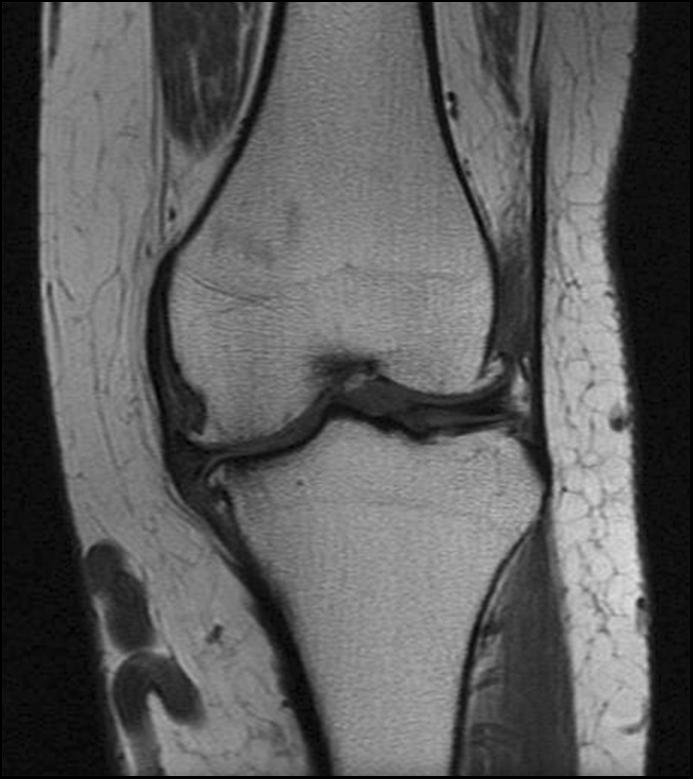
#> input picture lab_12/knee.png, 693 x 779 px
$ jupyter execute 12_segmentation.ipynb
#> lines starting #> are read from the running program, lines starting #| are printed output that depends on the picture; after the words box and inside, x2 and y2 are one past the last pixel; in counts of white or black regions, pixels touching at a corner belong together
# Segmentacja obrazów

## Cel ćwiczenia
- zapoznanie z metodami segmentacji obrazów:
    - segmentacją przez rozrost,
    - segmentacją przez podział i scalanie.
- zadanie domowe: segmentacja z wykorzystaniem wododziałów morfologicznych.

## Wstęp

W ramach dotychczas wykonanych ćwiczeń poznaliśmy segmentację z wykorzystaniem binaryzacji (progowania) - tj. na podstawie jasności (koloru) poszczególnych pikseli.
Wykonaliśmy dwa warianty metody: globalny i lokalny oraz przetestowaliśmy różne podejścia do automatycznego wyznaczania progu bianryzacji (iteracyjne oraz Otsu).

#Ponadto poznaliśmy możliwość segmentacji na podstawie krawędzi z wykorzystaniem transformaty Hough'a.

W tym ćwiczeniu poznamy dwie inne metody podziału obrazu na fragmenty:
-  segmentację przez rozrost obszaru (ang. *region growing*),
- segmentację przez podział i scalanie (ang. *split and merge*).

## Podstawy

Niech $R$ oznacza obszar równy całemu analizowanemu obrazowi.
Segmentację możemy uznać za proces podziału $R$ na $n$ podobszarów $R_1,R_2,...,R_n$ takich że:
1. $\cup_{i=1}^n R_i = R$
- $R_i$ - składa się z połączonych ze sobą pikseli,
- $R_i \cap R_j = \varnothing $ dla wszystkich $i$ i $j$,$ i \neq j$,
- $Q(R_i) = TRUE$ dla $i = 1,2,...n$
- $ Q(R_i \cup R_j) = FALSE$ dla każdych sąsiednich $R_i$ i $R_j$.

gdzie: symbole $\cup$ i $\cap$ oznaczają odpowiednio sumę i iloczyn zbiorów, a $Q$ jest pewnym predykatem.

Punkt *1* oznacza, że segmentacja musi być kompletna tj. każdy piksel powinien zostać przyporządkowany do jakiegoś zbioru.

Punkt *2* oznacza, że piksele w ramach jednego podobszaru muszą być ze sobą połączone (na zasadzie sąsiedztwa 4 lub 8 punktowego).

Punkt *3* oznacza, że dowolne różne podobszary muszą być rozłączne.

Punkt *4* oznacza, że wszystkie piksele będące w ramach jednego podobszaru muszą spełniać pewną własność. Przykładowo może to być ten sam lub podobny odcień szarości.

Punkt *5* oznacza, że dwa sąsiednie podobszary muszą być różne w sensie predykatu Q (inaczej powinny zostać uznane za ten sam podobszar).

## Segmentacja przez rozrost obszaru

Pomysł jest następujący.
Wybieramy (jak ? - o tym później) piksele startowe (ang. *seed*) i od nich zaczynamy segmentację.
Odbywa się ona na zasadzie sprawdzania czy sąsiednie piksele (sąsiedztwo 4 lub 8 punktowe) są podobne do centralnego pod względem jakieś cechy (predykatu $Q$).
Jeśli tak to oznaczane są jako należące do tej samej klasy co piksel centralny.
Ponadto stają się one kolejnymi punktami startowymi metody.
Zatem procedura ma charakter rekurencyjny.

Wybór punktów startowych może być podyktowany charakterem problemu (przykładowo wiemy gdzie na pewno zaczynają się obiekty).
W ogólnym przypadku trzeba założyć, że pikselem startowym może być każdy piksel, co oczywiście wpływa na złożoność metody.

Kolejnym problemem jest wybór kryterium stopu tj. kiedy nasza procedura rekurencyjna ma się zakończyć.
Dla danego podobszaru będzie to moment, kiedy nie istnieją już piksele, które można do  niego dołączyć.

Warto w tym miejscu zwrócić uwagę, że stosowanie ''sztywnego'' warunku - np. różnica jasności pomiędzy pikselem centralnym, a analizowanym jest mniejsza niż 5 - może często dać niepożądane wyniki, gdyż nie uwzględnia pewnych lokalnych właściwości.
Przykładowo, może się okazać, że jeśli na obrazie występuje niewielki gradient to za należące do tego samego obszaru uznane zostaną piksele o zupełnie różnych jasnościach.
Możliwa jest też sytuacja odwrotna.
Duże zróżnicowanie wartości na obrazie spowoduje zbyt duże ''poszarpanie'' wykrytych obszarów.

Jednym z możliwych rozwiązań jest uzależnienie kryterium podobieństwa (predykatu $Q$) od własności obrazu np. średniej jasności w obrębie danego obszaru.
Można również dodać inne kryteria np. kształt podobszaru itp.

Uwaga. Pojęcie segmentacja przez rozrost to pewna **koncepcja** podejścia do segmentacji, a nie konkretna metoda.
Na etapie projektowania algorytmu należy skupić się na konstrukcji kryterium podobieństwa (tj. co i jak ma być ze sobą porównywane) oraz ewentualnym uzupełnianiu metody o dodatkowe kryteria.

## Zadanie: zaprojektować system segmentacji wybranej struktury na obrazie MRI (np. stawu kolanowego).
Punkt startowy wyznaczany będzie ''ręcznie'' (poprzez kliknięcie na obrazie).

1. Wczytaj obraz *knee.png* (w skali szarości) - MRI stawu kolanowego. Wyświetl go. Załóżmy, że chcemy dokonać segmentacji górnej kości. Przyjęliśmy, że punkt startowy metody wyznaczany będzie w sposób ręczny. Przykładowy punkt startowy:
```
X = 290
Y = 259
```

2. Metodę zaimplementujemy z wykorzystaniem stosu.
   Uwaga. Podany poniżej opis jest tylko jedną z możliwych realizacji (niekoniecznie najlepszą).
   Na początek tworzymy dwie macierze o rozmiarach takich jak analizowany obraz.
   W jednej będziemy zapisywać odwiedzone lokalizacje (`visited` - typ *boolean*), a w drugiej rezultaty segmentacji (`segmented`).
   Obie macierze tworzymy wypełnione zerami (funkcja `np.zeros`).
   Tworzymy też stos - w Python to po prostu ''pusta lista''.

3. W pierwszym kroku metody na stos (`stack.append`) odkładamy współrzędne wybranego przez użytkowania piksela.
   Oznaczamy go również jako odwiedzony (macierz *visited*) i zaliczony do obiektu (macierz *segmented*).

4. Pozostałe działanie odbywać się będzie w pętli `while`, której warunkiem stopu jest brak elementów na stosie (`len(stack)>0`).
 W iteracji należy pobrać współrzędne piksela ze stosu.
  Następnie sprawdzamy, czy dla tego piksela można określić kontekst o rozmiarze $ 3 \times 3$ tj. czy ma wszystkich sąsiadów.
  Uwaga. Przyjmujemy tutaj uproszczenie - nie segmentujemy brzegu obrazka (ramki o szerokości 1 piksela).

5. W kolejnym kroku rozpisujemy pętlę po otoczeniu $3 \times 3$ (x2 `for`).
   Wewnątrz obliczamy odległość pomiędzy pikselem centralnym, a każdym z kontekstu.
   Przyjmijmy, że będzie to moduł z różnicy jasności.
   Jeśli wartość modułu będzie mniejsza od zdefiniowanego progu (proszę przyjąć jako początkową wartość 4) oraz rozpatrywany piksel nie był wcześniej odwiedzany to oznaczamy go jako należący do obiektu oraz jego współrzędne ''odkładamy'' na stosie.
   Uwaga. Pierwsza część warunku logicznego to nasz predykat Q.
   Za piksele podobne uznajemy takie, których różnica w jasności jest mniejsza niż zadany próg.
   Niezależnie od wyniku testu oznaczamy piksel jako odwiedzony (żeby wielokrotnie nie analizować tych samych lokalizacji).

6. Poza pętlą `while` proszę wyświetlić rezultat segmentacji.
   Czy wyniki są poprawne ?
   Proszę poeksperymentować z wartością progu.

[cell 1]
import os
import cv2
import matplotlib.pyplot as plt
import numpy as np
import os
import requests

url = 'https://raw.githubusercontent.com/vision-agh/poc_sw/master/12_Segmentation/'

images = []
fileNames = ["knee.png", "umbrella.png"]
for fileName in fileNames:
  if not os.path.exists(fileName):
      r = requests.get(url + fileName, allow_redirects=True)
      open(fileName, 'wb').write(r.content)
  img = cv2.imread(fileName, cv2.IMREAD_GRAYSCALE)
#> img is the input picture: shape (779, 693); min 0, max 225, mean 91.7
  images.append(img)
#> pass 2 of the loop `for fileName in fileNames:`:
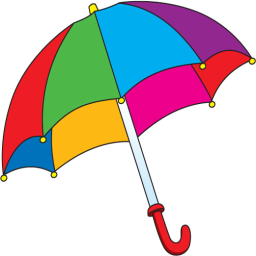
#> input picture lab_12/umbrella.png, 256 x 256 px
#> `img = cv2.imread(fileName, cv2.IMREAD_GRAYSCALE)`:
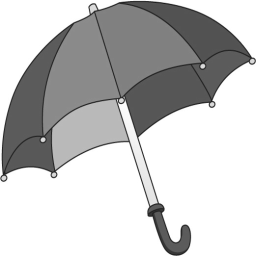
#> img: shape (256, 256); min 29, max 255, mean 195.6

[cell 2]
def segmentation(image, threshold, start_point):
#> called with threshold = 4, start_point = (259, 290)
    rows, cols = image.shape
#> rows = 779; cols = 693
    segmented = np.zeros((rows, cols), dtype=np.uint8)
    visited = np.zeros((rows, cols), dtype=bool)

    stack = []

    if not (1 <= start_point[0] < rows-1 and 1 <= start_point[1] < cols-1):
        raise ValueError("out of bounds")

    stack.append(start_point)
    visited[start_point] = True
    segmented[start_point] = 255

    offsets = [(-1, -1), (-1, 0), (-1, 1),
               ( 0, -1),          ( 0, 1),
               ( 1, -1), ( 1, 0), ( 1, 1)]

    while len(stack) > 0:
        curr_y, curr_x = stack.pop()

        for dy, dx in offsets:
            ny, nx = curr_y + dy, curr_x + dx

            if 1 <= ny < rows - 1 and 1 <= nx < cols - 1:

                if not visited[ny, nx]:
                    visited[ny, nx] = True

                    diff = abs(int(image[ny, nx]) - int(image[curr_y, curr_x]))

                    if diff <= threshold:
                        segmented[ny, nx] = 255
                        stack.append((ny, nx))
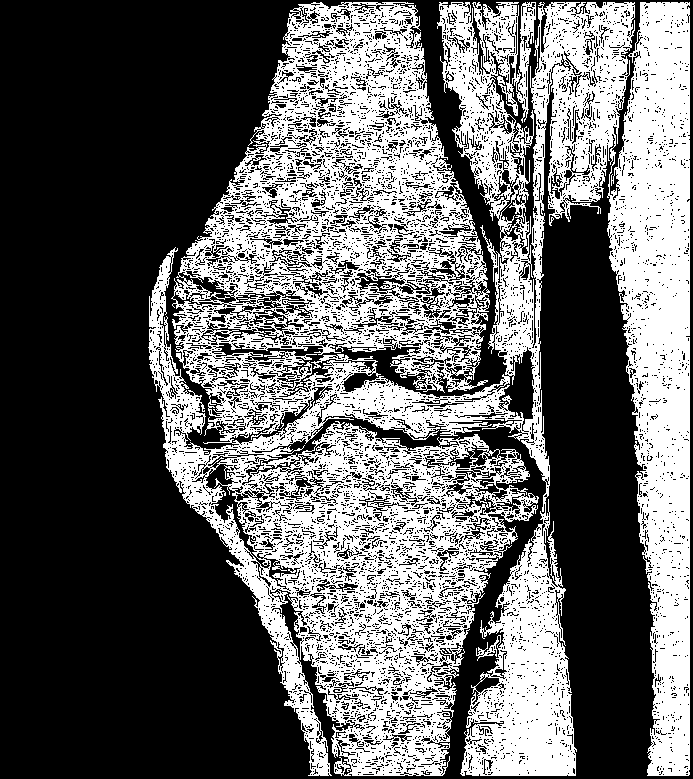
#> segmented: shape (779, 693); 39.7% white; 1 white region, box (x1, y1, x2, y2) and area: (148, 2, 690, 776) 214056
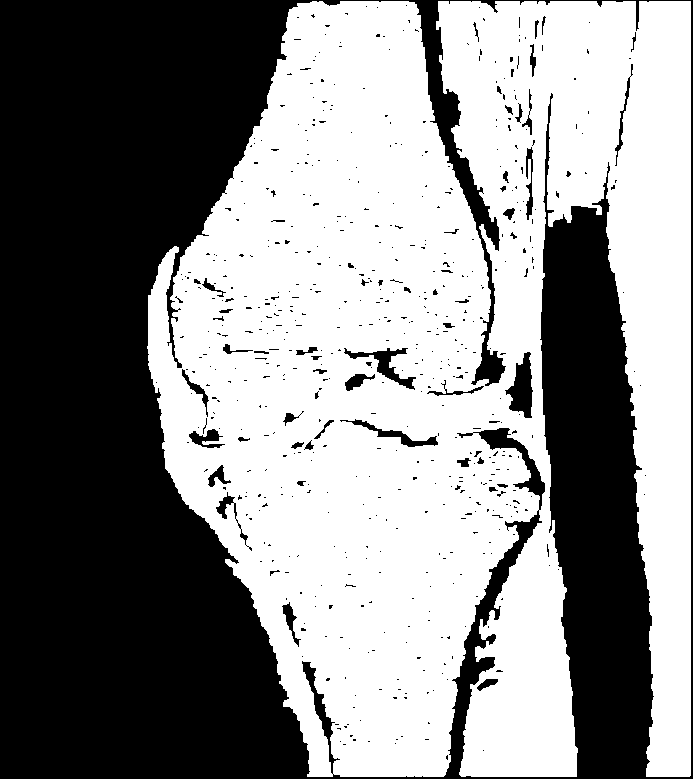
#> visited: shape (779, 693) bool; 54.5% white; 603 black regions (545 under 20 px), largest, box (x1, y1, x2, y2) and area: (0, 0, 693, 779) 236721, (505, 352, 533, 418) 1022, (344, 348, 416, 390) 770
#> after the loop, stack = []

    return segmented


start_node = (259, 290)

segmented_img = segmentation(images[0], threshold=4, start_point=start_node)

fig, axes = plt.subplots(1, 2, figsize=(10, 5))
axes[0].imshow(images[0], cmap='gray')
axes[0].set_title('Oryginał')
axes[0].plot(start_node[1], start_node[0], 'r.', markersize=5)

axes[1].imshow(segmented_img, cmap='gray')
axes[1].set_title('Segmentacja (Region Growing)')
plt.show()
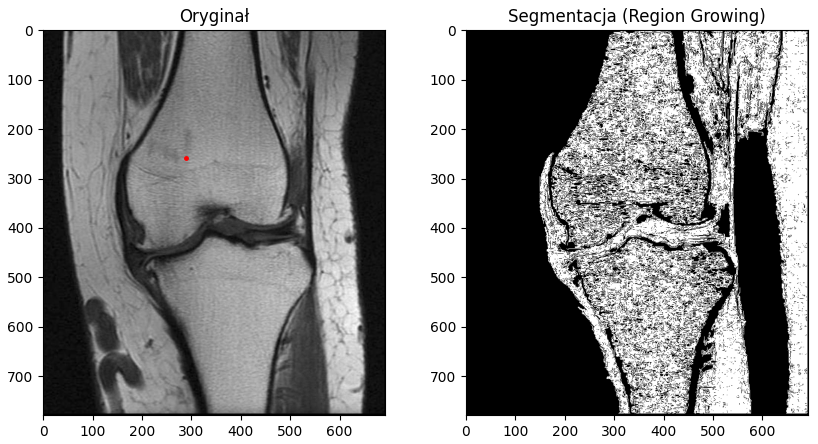
#> figure drawn by matplotlib, 2 panels

1. Powyższy przykład ukazuje wspomniany wcześniej problem z ''globalnym'' podejściem do predykatu Q.
  Jeśli próg będzie mały, to wyznaczymy jedynie niewielki fragment kości.
  Natomiast zwiększenie progu skutkuje segmentacją nadmiarową.
  Mówiąc kolokwialnie, na obrazie znajdzie się ''ścieżka'' po której możliwe jest przejście od obszaru jasnego do ciemnego nie ''łamiąc'' progu odległości pomiędzy sąsiednimi pikselami.

2. Aby zaradzić powyższemu problemowi, można za kryterium podobieństwa przyjąć, nie różnicę jasności względem piksela centralnego, a od globalnie wyznaczonego i aktualizowanego progu.
  W najprostszym przypadku może to być średnia jasność w wyznaczonym obszarze.
  W celu implementacji mechanizmu wystarczy dodać dwie zmienne: średnią ($mV$) oraz licznik pikseli uznanych za należące do obiektu ($nS$).
  Przy każdym zdjęciu ze stosu licznik jest zwiększany o 1.
  Aktualizacja średniej następuje na podstawie równania:
  \begin{equation}
  mV_{n} = \frac{mV_{nS-1} (nS - 1) + I}{nS}
  \end{equation}
  Następnie wystarczy tylko zmienić sposób obliczania odległości - zamienić piksel centralny na wartość średnią.
  Proszę spróbować jak działa metodą z taką modyfikacją.
  Proszę się liczyć z koniecznością zwiększenia progu (nawet dość znaczną).

3. Poprawić działanie metody może również dodanie filtracji uśredniającej np. filtrem Gaussa.

[cell 3]
def segmentation_adaptive(image, threshold, start_point):
#> called with threshold = 35, start_point = (259, 290)
    rows, cols = image.shape
#> rows = 779; cols = 693
    segmented = np.zeros((rows, cols), dtype=np.uint8)
    visited = np.zeros((rows, cols), dtype=bool)

    stack = []

    if not (1 <= start_point[0] < rows-1 and 1 <= start_point[1] < cols-1):
        raise ValueError("Start point out of bounds")

    stack.append(start_point)
    visited[start_point] = True
    segmented[start_point] = 255

    counter = 1
    mean = float(image[start_point])
#> mean = 129

    offsets = [(-1, -1), (-1, 0), (-1, 1),
               ( 0, -1),          ( 0, 1),
               ( 1, -1), ( 1, 0), ( 1, 1)]

    while len(stack) > 0:
        curr_y, curr_x = stack.pop()

        for dy, dx in offsets:
            ny, nx = curr_y + dy, curr_x + dx

            if 1 <= ny < rows - 1 and 1 <= nx < cols - 1:
                if not visited[ny, nx]:
                    visited[ny, nx] = True

                    val_candidate = int(image[ny, nx])
                    diff = abs(mean - val_candidate)

                    if diff <= threshold:
                        segmented[ny, nx] = 255
                        stack.append((ny, nx))

                        counter += 1
                        mean = (mean * (counter - 1) + val_candidate) / counter
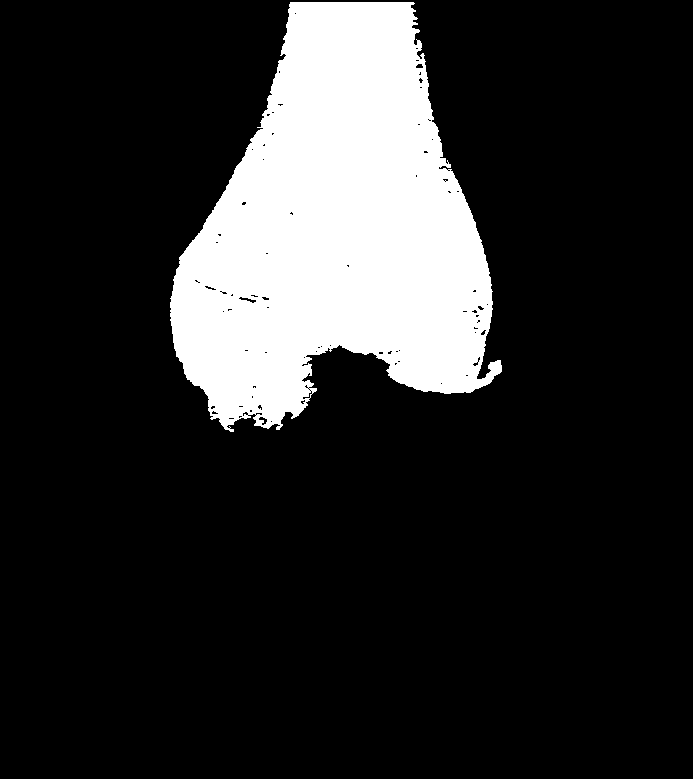
#> segmented: shape (779, 693); 16.8% white; 1 white region, box (x1, y1, x2, y2) and area: (170, 2, 502, 432) 90616
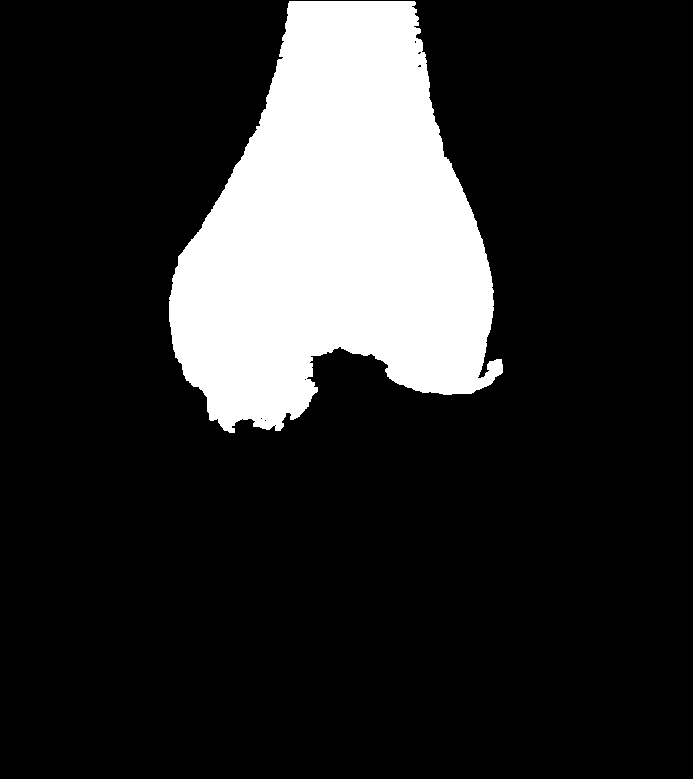
#> visited: shape (779, 693) bool; 17.3% white; 1 white region, box (x1, y1, x2, y2) and area: (169, 1, 503, 433) 93224
#> after the loop, counter = 90616; mean = 121.9; stack = []

    return segmented

start_node = (259, 290)
segmented_img = segmentation_adaptive(images[0], threshold=35, start_point=start_node)

fig, axes = plt.subplots(1, 2, figsize=(10, 5))
axes[0].imshow(images[0], cmap='gray')
axes[0].set_title('Oryginał')
axes[0].plot(start_node[1], start_node[0], 'r.', markersize=5)

axes[1].imshow(segmented_img, cmap='gray')
axes[1].set_title(f'Segmentacja Adaptacyjna (Mean)')
plt.show()
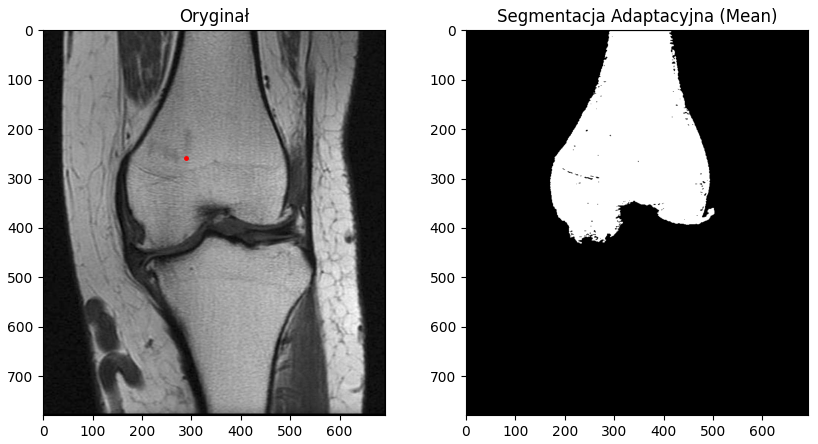
#> figure drawn by matplotlib, 2 panels
